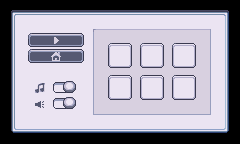

The image is a tile-based game level rendered from a .tmx file. Its description and complete source (layers, tilesets, objects, tile grids) follow:
An orthogonal 15x9 tile map with 16x16 px tiles, 6 tile layers (1, 2, 3, 4, ...), 2 tilesets.

<map version="1.10" tiledversion="1.10.1" orientation="orthogonal" renderorder="right-down" width="15" height="9" tilewidth="16" tileheight="16" infinite="0" nextlayerid="12" nextobjectid="1">
 <tileset firstgid="1" source="Modern_UI_Style_2.tsx" />
 <tileset firstgid="1667" source="../tilesets/Modern_UI_Style_1.tsx" />
 <layer id="6" name="1" width="15" height="9">
  <data encoding="csv">
99,100,100,100,100,100,100,100,100,100,100,100,100,100,101,
148,149,149,149,149,149,149,149,149,149,149,149,149,149,150,
148,149,149,149,149,149,149,149,149,149,149,149,149,149,150,
148,149,149,149,149,149,149,149,149,149,149,149,149,149,150,
148,149,149,149,149,149,149,149,149,149,149,149,149,149,150,
148,149,149,149,149,149,149,149,149,149,149,149,149,149,150,
148,149,149,149,149,149,149,149,149,149,149,149,149,149,150,
148,149,149,149,149,149,149,149,149,149,149,149,149,149,150,
197,198,198,198,198,198,198,198,198,198,198,198,198,198,199
</data>
 </layer>
 <layer id="7" name="2" width="15" height="9">
  <data encoding="csv">
0,0,0,0,0,0,0,0,0,0,0,0,0,0,0,
0,0,0,0,0,246,247,247,247,247,247,247,247,248,0,
0,0,0,0,0,295,296,296,296,296,296,296,296,297,0,
0,0,0,0,0,295,296,296,296,296,296,296,296,297,0,
0,0,0,0,0,295,296,296,296,296,296,296,296,297,0,
0,0,71,1296,1297,295,296,296,296,296,296,296,296,297,0,
0,0,22,1296,1297,295,296,296,296,296,296,296,296,297,0,
0,0,0,0,0,344,345,345,345,345,345,345,345,346,0,
0,0,0,0,0,0,0,0,0,0,0,0,0,0,0
</data>
 </layer>
 <layer id="8" name="3" width="15" height="9">
  <data encoding="csv">
0,0,0,0,0,0,0,0,0,0,0,0,0,0,0,
0,0,0,0,0,0,0,0,0,0,0,0,0,0,0,
0,25,26,26,26,27,690,691,692,0,690,691,692,0,0,
0,25,26,26,26,27,739,740,741,0,739,740,741,0,0,
0,0,0,0,0,0,788,789,790,0,788,789,790,0,0,
0,0,0,0,0,0,0,0,0,0,0,0,0,0,0,
0,0,0,0,0,0,0,0,0,0,0,0,0,0,0,
0,0,0,0,0,0,0,0,0,0,0,0,0,0,0,
0,0,0,0,0,0,0,0,0,0,0,0,0,0,0
</data>
 </layer>
 <layer id="9" name="4" width="15" height="9">
  <data encoding="csv">
0,0,0,0,0,0,0,0,0,0,0,0,0,0,0,
0,0,0,0,0,0,0,0,0,0,0,0,0,0,0,
0,0,0,421,0,0,0,0,690,691,692,0,0,0,0,
0,0,0,325,0,0,0,0,739,740,741,0,0,0,0,
0,0,0,0,0,0,0,0,788,789,790,0,0,0,0,
0,0,0,0,0,0,0,0,0,0,0,0,0,0,0,
0,0,0,0,0,0,0,0,0,0,0,0,0,0,0,
0,0,0,0,0,0,0,0,0,0,0,0,0,0,0,
0,0,0,0,0,0,0,0,0,0,0,0,0,0,0
</data>
 </layer>
 <layer id="10" name="5" width="15" height="9">
  <data encoding="csv">
0,0,0,0,0,0,0,0,0,0,0,0,0,0,0,
0,0,0,0,0,0,0,0,0,0,0,0,0,0,0,
0,0,0,0,0,0,0,0,0,0,0,0,0,0,0,
0,0,0,0,0,0,0,0,0,0,0,0,0,0,0,
0,0,0,0,0,0,690,691,692,0,690,691,692,0,0,
0,0,0,0,0,0,739,740,741,0,739,740,741,0,0,
0,0,0,0,0,0,788,789,790,0,788,789,790,0,0,
0,0,0,0,0,0,0,0,0,0,0,0,0,0,0,
0,0,0,0,0,0,0,0,0,0,0,0,0,0,0
</data>
 </layer>
 <layer id="11" name="6" width="15" height="9">
  <data encoding="csv">
0,0,0,0,0,0,0,0,0,0,0,0,0,0,0,
0,0,0,0,0,0,0,0,0,0,0,0,0,0,0,
0,0,0,0,0,0,0,0,0,0,0,0,0,0,0,
0,0,0,0,0,0,0,0,0,0,0,0,0,0,0,
0,0,0,0,0,0,0,0,690,691,692,0,0,0,0,
0,0,0,0,0,0,0,0,739,740,741,0,0,0,0,
0,0,0,0,0,0,0,0,788,789,790,0,0,0,0,
0,0,0,0,0,0,0,0,0,0,0,0,0,0,0,
0,0,0,0,0,0,0,0,0,0,0,0,0,0,0
</data>
 </layer>
</map>
